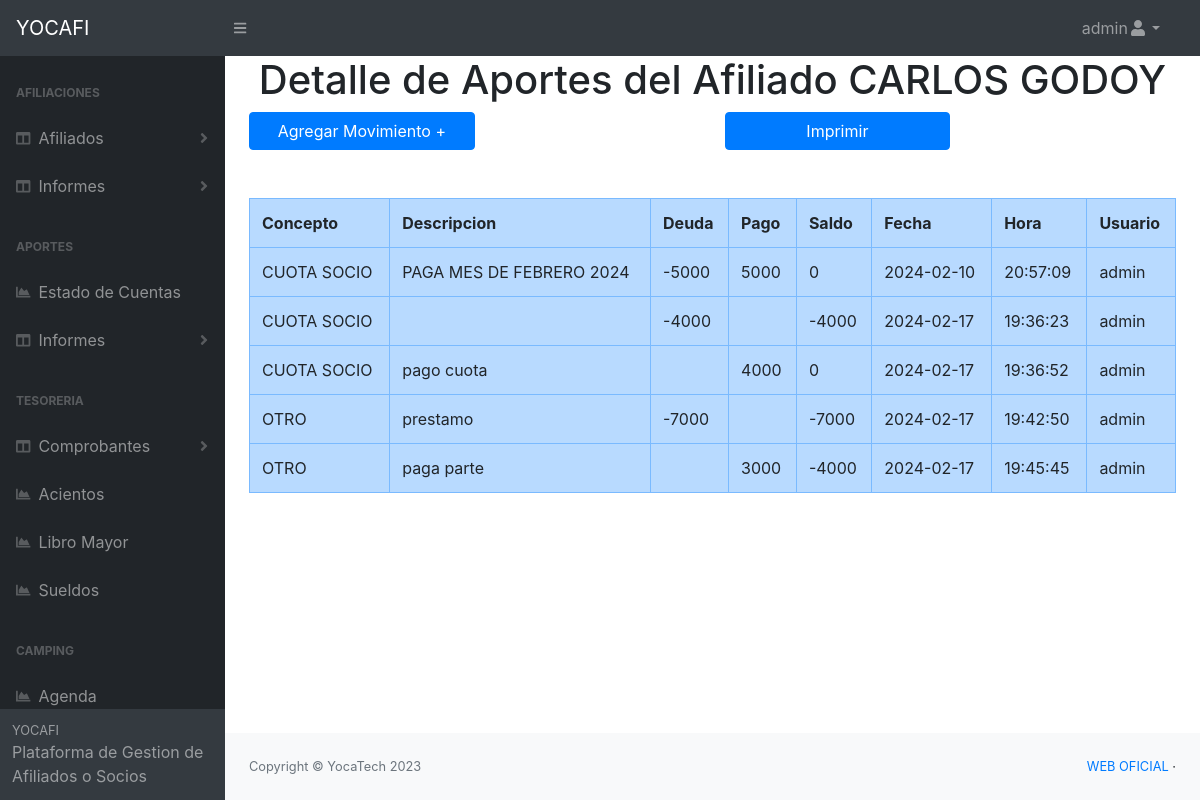
/pages/ver_detalle.php?id=5 (signed in), run on the app's committed database.
### tables this page shows
CREATE TABLE `afiliado_titular` (
  `id` int(11) NOT NULL,
  `nombre` text NOT NULL,
  `apellido` text NOT NULL,
  `dni` text NOT NULL,
  `fecha_nacimiento` date NOT NULL,
  `domicilio` text NOT NULL,
  `telefono` text NOT NULL,
  `email` text DEFAULT NULL,
  `departamento` text NOT NULL,
  `estado_civil` text NOT NULL,
  `genero` text NOT NULL,
  `tipo_socio` text NOT NULL,
  `servicio_salud` varchar(10) NOT NULL,
  `socio_vitalicio` varchar(10) NOT NULL,
  `padron` text NOT NULL,
  `sector_laboral` text NOT NULL,
  `fecha_carga` date DEFAULT NULL,
  `hora_carga` time DEFAULT NULL,
  `usuario_carga` text NOT NULL,
  `estado` text DEFAULT NULL,
  `fecha_estado` date DEFAULT NULL,
  `hora_estado` time DEFAULT NULL,
  `usuario_estado` text DEFAULT NULL,
  `fecha_baja` date DEFAULT NULL,
  `hora_baja` time DEFAULT NULL,
  `usuario_baja` text DEFAULT NULL,
  `fecha_edicion` date DEFAULT NULL,
  `hora_edicion` time DEFAULT NULL,
  `usuario_edita` text DEFAULT NULL
);

CREATE TABLE `aportes` (
  `id` int(11) NOT NULL,
  `id_titular` int(11) NOT NULL,
  `concepto` text DEFAULT NULL,
  `descripcion` text DEFAULT NULL,
  `deuda` int(11) DEFAULT NULL,
  `pago` int(11) DEFAULT NULL,
  `saldo` int(11) NOT NULL,
  `fecha_carga` date NOT NULL DEFAULT current_timestamp(),
  `hora_carga` time NOT NULL DEFAULT current_timestamp(),
  `usuario_carga` varchar(50) NOT NULL
);

### pages/ver_detalle.php (the view, shortened to what this page needs)
<?php
    require 'conexion.php';
    $ficha=$_GET['id'];
    $sql = "SELECT * FROM afiliado_titular WHERE id='$ficha'";
    $resultado = $mysqli->query($sql);
    while ($row = $resultado->fetch_assoc()) {
        $nombre_titular=$row['nombre'].' '.$row['apellido'];
    }
    $sql2 = "SELECT * FROM aportes WHERE id_titular='$ficha'";
    $resultado2 = $mysqli->query($sql2);
?>
<?php
    include "header.php";
?>
    <body class="sb-nav-fixed">
    <?php
    include "nav_principal.php";
    ?>
        <div id="layoutSidenav">
           <?php
           include "inc_nav.php";
           ?>
            <div id="layoutSidenav_content">
    <main>
                    <h1 class="text-center">Detalle de Aportes del Afiliado <?php echo $nombre_titular; ?></h1>
                    <div class="container">
                        <div class="row">
                            <div class='col'>
                            <a href="nuevo_aporte.php?id=<?php echo $ficha; ?>"class='btn btn-primary col-6'>Agregar Movimiento +</a>
                            </div>
                            <div class='col'>
                            <a href="#"class='btn btn-primary col-6'>Imprimir</a>
                            </div>
                        </div>
                    </div>
 <div class="container mt-5">
  <table class="table table-bordered table-primary">
    <tr>
        <th>Concepto</th>
        <th>Descripcion</th>
        <th>Deuda</th>
        <th>Pago</th>
        <th>Saldo</th>
        <th>Fecha</th>
        <th>Hora</th>
        <th>Usuario</th>
    </tr>
    <?php while ($row2 = $resultado2->fetch_assoc()) { ?>
    <tr>
        <td><?php echo $row2['concepto']; ?></td>
        <td><?php echo $row2['descripcion']; ?></td>
        <td><?php echo $row2['deuda']; ?></td>
        <td><?php echo $row2['pago']; ?></td>
        <td><?php echo $row2['saldo']; ?></td>
        <td><?php echo $row2['fecha_carga']; ?></td>
        <td><?php echo $row2['hora_carga']; ?></td>
        <td><?php echo $row2['usuario_carga']; ?></td>
    </tr>
    <?php } ?>
  </table>
</div>
                </main>
                <?php
                    include "footer.php";
                ?>
            </div>
        </div>
    </body>
</html>

### data on the page
afiliado_titular: nombre_titular "CARLOS GODOY"
aportes: concepto "CUOTA SOCIO", descripcion "PAGA MES DE FEBRERO 2024", deuda "-5000", pago "5000", saldo "0", fecha_carga "2024-02-10", hora_carga "20:57:09", usuario_carga "admin"
aportes: concepto "CUOTA SOCIO", deuda "-4000", saldo "-4000", fecha_carga "2024-02-17", hora_carga "19:36:23", usuario_carga "admin"
aportes: concepto "CUOTA SOCIO", descripcion "pago cuota", pago "4000", saldo "0", fecha_carga "2024-02-17", hora_carga "19:36:52", usuario_carga "admin"
aportes: concepto "OTRO", descripcion "prestamo", deuda "-7000", saldo "-7000", fecha_carga "2024-02-17", hora_carga "19:42:50", usuario_carga "admin"
aportes: concepto "OTRO", descripcion "paga parte", pago "3000", saldo "-4000", fecha_carga "2024-02-17", hora_carga "19:45:45", usuario_carga "admin"

### other printed values
$usuario "admin"
